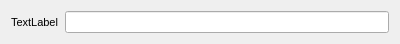
<?xml version="1.0" encoding="UTF-8"?>
<ui version="4.0">
 <class>keyboard_shortcut_widget</class>
 <widget class="QWidget" name="keyboard_shortcut_widget">
  <property name="geometry">
   <rect>
    <x>0</x>
    <y>0</y>
    <width>400</width>
    <height>43</height>
   </rect>
  </property>
  <property name="windowTitle">
   <string>Form</string>
  </property>
  <layout class="QHBoxLayout" name="horizontalLayout">
   <item>
    <widget class="QLabel" name="label">
     <property name="font">
      <font>
       <pointsize>8</pointsize>
      </font>
     </property>
     <property name="text">
      <string>TextLabel</string>
     </property>
    </widget>
   </item>
   <item>
    <widget class="QLineEdit" name="line_edit">
     <property name="font">
      <font>
       <pointsize>8</pointsize>
      </font>
     </property>
     <property name="readOnly">
      <bool>true</bool>
     </property>
    </widget>
   </item>
  </layout>
 </widget>
 <resources/>
 <connections/>
</ui>
